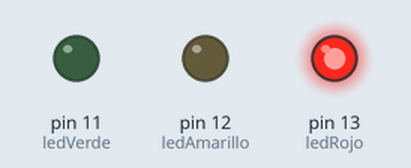
The sketch below on a simulated Arduino Uno, built with avr-gcc and run on an emulated ATmega328P. Parts: output pins drawn as LEDs (lit = HIGH).

Above: at 0.3 s.
At 1.25 s:
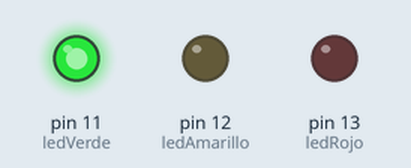
At 2.2 s:
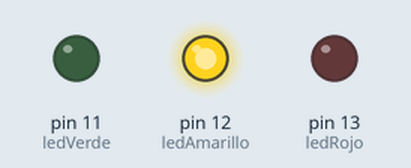
Timing chart, 0 to 3.2 s (numbered marks = the images above):
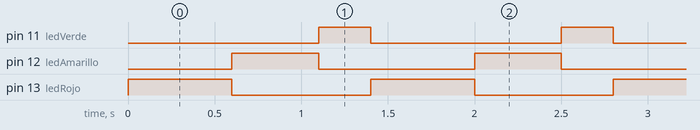

Measured:
- by itself, pin 11 (ledVerde): alternates HIGH for 0.30 s and LOW for 1.1 s
- by itself, pin 12 (ledAmarillo): alternates HIGH for 0.50 s and LOW for 0.90 s
- by itself, pin 13 (ledRojo): alternates HIGH for 0.60 s and LOW for 0.80 s

The sketch:

simulation_semaforo1.ino
```cpp
int ledRojo = 13;
int ledAmarillo = 12;
int ledVerde = 11;

void setup()
{
  pinMode(ledRojo, OUTPUT);
  pinMode(ledAmarillo, OUTPUT);
  pinMode(ledVerde, OUTPUT);
}

void loop()
{
  //LED ROJO
  digitalWrite(ledRojo, HIGH);
  digitalWrite(ledAmarillo, LOW);
  digitalWrite(ledVerde, LOW);
  delay(600);

  //LED AMARILLO
  digitalWrite(ledRojo, LOW);
  digitalWrite(ledAmarillo, HIGH);
  digitalWrite(ledVerde, LOW);
  delay(500);

  //LED VERDE
  digitalWrite(ledRojo, LOW);
  digitalWrite(ledAmarillo,LOW );
  digitalWrite(ledVerde, HIGH);
  delay(300);


}
```
